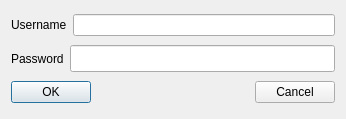
<?xml version="1.0" encoding="UTF-8"?>
<ui version="4.0">
 <class>login</class>
 <widget class="QDialog" name="login">
  <property name="geometry">
   <rect>
    <x>0</x>
    <y>0</y>
    <width>346</width>
    <height>119</height>
   </rect>
  </property>
  <property name="minimumSize">
   <size>
    <width>346</width>
    <height>119</height>
   </size>
  </property>
  <property name="maximumSize">
   <size>
    <width>433</width>
    <height>197</height>
   </size>
  </property>
  <property name="windowTitle">
   <string>Dialog</string>
  </property>
  <layout class="QVBoxLayout" name="verticalLayout">
   <item>
    <layout class="QHBoxLayout" name="horizontalLayout_3">
     <item>
      <widget class="QLabel" name="label">
       <property name="text">
        <string>Username</string>
       </property>
      </widget>
     </item>
     <item>
      <widget class="QLineEdit" name="username">
       <property name="text">
        <string/>
       </property>
      </widget>
     </item>
    </layout>
   </item>
   <item>
    <layout class="QHBoxLayout" name="horizontalLayout_2">
     <item>
      <widget class="QLabel" name="label_2">
       <property name="text">
        <string>Password</string>
       </property>
      </widget>
     </item>
     <item>
      <widget class="QLineEdit" name="password">
       <property name="maximumSize">
        <size>
         <width>341</width>
         <height>27</height>
        </size>
       </property>
       <property name="autoFillBackground">
        <bool>false</bool>
       </property>
       <property name="text">
        <string/>
       </property>
       <property name="echoMode">
        <enum>QLineEdit::Password</enum>
       </property>
      </widget>
     </item>
    </layout>
   </item>
   <item>
    <layout class="QHBoxLayout" name="horizontalLayout">
     <item>
      <widget class="QPushButton" name="pushButton_3">
       <property name="text">
        <string>OK</string>
       </property>
      </widget>
     </item>
     <item>
      <spacer name="horizontalSpacer">
       <property name="orientation">
        <enum>Qt::Horizontal</enum>
       </property>
       <property name="sizeHint" stdset="0">
        <size>
         <width>40</width>
         <height>20</height>
        </size>
       </property>
      </spacer>
     </item>
     <item>
      <widget class="QPushButton" name="pushButton_4">
       <property name="text">
        <string>Cancel</string>
       </property>
      </widget>
     </item>
    </layout>
   </item>
  </layout>
 </widget>
 <resources/>
 <connections>
  <connection>
   <sender>pushButton_4</sender>
   <signal>clicked()</signal>
   <receiver>login</receiver>
   <slot>close()</slot>
   <hints>
    <hint type="sourcelabel">
     <x>281</x>
     <y>96</y>
    </hint>
    <hint type="destinationlabel">
     <x>237</x>
     <y>3</y>
    </hint>
   </hints>
  </connection>
  <connection>
   <sender>pushButton_3</sender>
   <signal>clicked()</signal>
   <receiver>login</receiver>
   <slot>authenticate()</slot>
   <hints>
    <hint type="sourcelabel">
     <x>77</x>
     <y>95</y>
    </hint>
    <hint type="destinationlabel">
     <x>147</x>
     <y>87</y>
    </hint>
   </hints>
  </connection>
 </connections>
 <slots>
  <slot>authenticate()</slot>
 </slots>
</ui>
